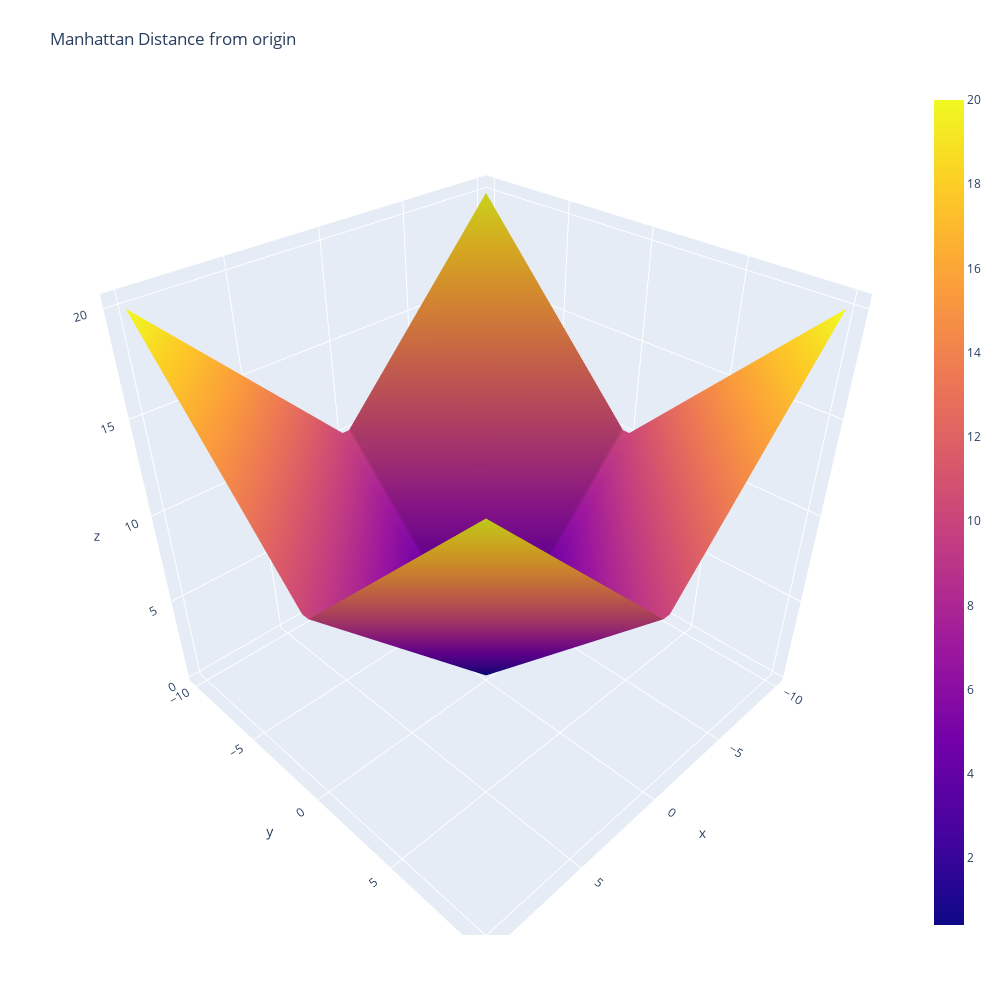

This figure's notebook cell:
### Code cell
import plotly.graph_objects as go

fig = go.Figure(data=[go.Surface(z=tempmanhattan, x=plotx, y=plotx)])
fig.update_layout(title='Manhattan Distance from origin', autosize=False,
                  width=1000, height=1000,
                  margin=dict(l=65, r=50, b=65, t=90))
fig.show()

### Figure 1 — Plotly figure (JSON) as saved in the notebook; plotly's stock layout.template omitted (floating-point values rounded to 4 significant figures; data arrays with more than 128 entries replaced by an {"elided": "..."} marker saying what was removed)
{"data": [{"type": "surface", "x": [-10.0, -9.592, -9.184, -8.776, -8.367, -7.959, -7.551, -7.143, -6.735, -6.327, -5.918, -5.51, -5.102, -4.694, -4.286, -3.878, -3.469, -3.061, -2.653, -2.245, -1.837, -1.429, -1.02, -0.6122, -0.2041, 0.2041, 0.6122, 1.02, 1.429, 1.837, 2.245, 2.653, 3.061, 3.469, 3.878, 4.286, 4.694, 5.102, 5.51, 5.918, 6.327, 6.735, 7.143, 7.551, 7.959, 8.367, 8.776, 9.184, 9.592, 10.0], "y": [-10.0, -9.592, -9.184, -8.776, -8.367, -7.959, -7.551, -7.143, -6.735, -6.327, -5.918, -5.51, -5.102, -4.694, -4.286, -3.878, -3.469, -3.061, -2.653, -2.245, -1.837, -1.429, -1.02, -0.6122, -0.2041, 0.2041, 0.6122, 1.02, 1.429, 1.837, 2.245, 2.653, 3.061, 3.469, 3.878, 4.286, 4.694, 5.102, 5.51, 5.918, 6.327, 6.735, 7.143, 7.551, 7.959, 8.367, 8.776, 9.184, 9.592, 10.0], "z": {"elided": "50x50 float values"}}], "layout": {"autosize": false, "height": 1000, "margin": {"b": 65, "l": 65, "r": 50, "t": 90}, "title": {"text": "Manhattan Distance from origin"}, "width": 1000}}
